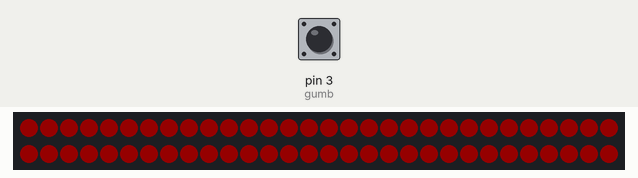
Recording of a sketch running on a simulated Arduino Uno, built with avr-gcc and run on an emulated ATmega328P. Shown: 60 RGB LEDs in strip order, left to right, continuing on the next row. The test bench sets the inputs (shaded band); at power-on: pin 3 (gumb) LOW. Dim RGB values are drawn brighter than linear.

Above: at 1.2 s.
1.3 s: pin 3 (gumb) driven HIGH
At 1.8 s:
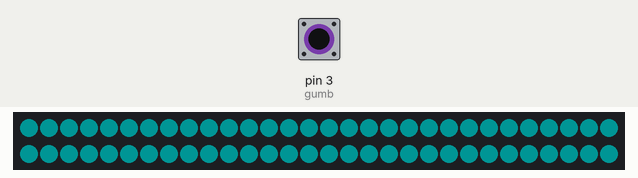
2.8 s: pin 3 (gumb) pulsed LOW 5 times (0.12 s each, 0.3 s apart)
At 3.07 s:
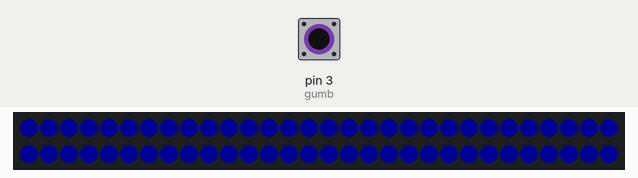
Timing chart, 0 to 5.8 s (numbered marks = the images above; inputs shaded):
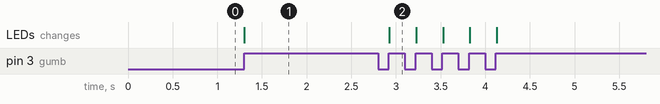

Measured:
- after the input at 1.3 s, the LEDs: change at once (image 1)
- after the input at 2.8 s, the LEDs: change after 0.12 s (image 2)

The sketch:

aluo_ciklanje_gumb.ino
```cpp
#include <FastLED.h>

#define NUM_LEDS  60
#define LED_PIN   6
#define BRIGHTNESS 20

CRGB leds[NUM_LEDS];


int gumb = 3 ;     //pin na katerem je touch senzor
int stevec = 0;   //stanje stevca, zacetno stanje je 0

int stanjegumba = 0;
int zadnjestanjegumba = 0;


void setup() {
  FastLED.addLeds<WS2812B, LED_PIN, GRB>(leds, NUM_LEDS);
  FastLED.setBrightness(BRIGHTNESS);   //jakost svetlobe
  pinMode(gumb, INPUT);         //definiramo gumb kot INPUT
}

void loop() {

  stanjegumba = digitalRead(gumb);

  if (stanjegumba != zadnjestanjegumba) {
    if (stanjegumba == HIGH) {
      stevec++;
    }
  }
  zadnjestanjegumba = stanjegumba;

  if (stevec == 0) {
    fill_solid(leds, NUM_LEDS, CRGB( 255, 0, 0));     // prvo stanje
  }

  if (stevec == 1) {
    fill_solid(leds, NUM_LEDS, CRGB(0, 255, 255));    // drugo stanje ob pritisku na gumb
  }

  if (stevec == 2) {
    fill_solid(leds, NUM_LEDS, CRGB::Blue);           // tretje stanje ob pritisku na gumb
  }
 FastLED.show();

if (stevec == 3) {                                    // ko pride stevec do 3, se vrne nazaj na 0
  stevec = 0;
}

}
```
